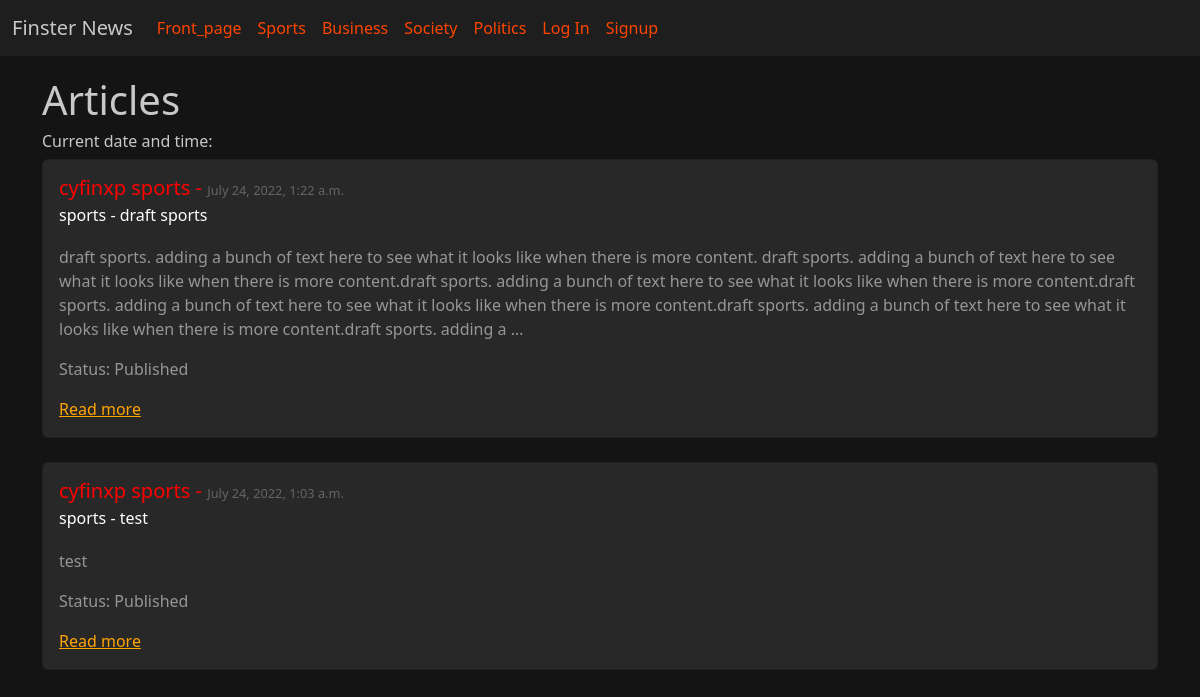
The page /articles/2/1/ on the database its author committed.
### articles/models.py (models this page shows, shortened)
class Section(models.Model):
    name = models.CharField(max_length=128)
    description = models.TextField()
    def __str__(self):
        return self.name

class Article(models.Model):
    title = models.CharField(max_length=128)
    subtitle = models.CharField(max_length=128)
    author = models.ForeignKey(
        get_user_model(),
        on_delete=models.CASCADE
    )
    section = models.ForeignKey(
        Section,
        on_delete=models.CASCADE,
        null=True,
        blank=True
    )
    _type = models.ForeignKey(
        ArticleType,
        on_delete=models.CASCADE,
        null=True,
        blank=True
    )
    body = models.TextField()
    status = models.ForeignKey(
        Status,
        on_delete=models.CASCADE,
        null=True,
        blank=True
    )
    created_on = models.DateTimeField(auto_now_add=True)

class Status(models.Model):
    name = models.CharField(max_length=128)
    description = models.TextField()
    def __str__(self):
        return self.name

### accounts/models.py (models this page shows)
class CustomUser(AbstractUser):
    role = models.ForeignKey(
        Role,
        on_delete=models.CASCADE,
        blank=True,
        null=True
    )
    department = models.ForeignKey(
        Department,
        on_delete=models.CASCADE,
        blank=True,
        null=True
    )

### articles/views.py (the view)
# urls.py: path('<section>/<status>/', ArticleListView.as_view(), name='article_list'),
class ArticleListView(ListView):
    template_name = "articles/list.html"
    model = Article
    def get_article_list_context(self, context, section, status):
        context["article_list"] = Article.objects.filter(
            section=section
        ).filter(
            status=status
        ).order_by("created_on").reverse()
        return context
    def get_context_data(self, **kwargs):
        context = super().get_context_data(**kwargs)
        status_id = self.kwargs.get("status")
        section_id = self.kwargs.get("section")
        status = Status.objects.get(id=status_id)
        section = Section.objects.get(id=section_id)
        ArticleNavbarHelper(context)
        if status.id == 1:
            return self.get_article_list_context(context, section, status)
        if self.request.user.role.id > 1:
            return self.get_article_list_context(context, section, status)
        raise PermissionDenied("You are not authorized to view this page.")

### articles/views.py (called while the page is built)
    def set_section(self, context):
        context["sections"] = Section.objects.all()

    def set_statuses(self, context):
        context["statuses"] = Status.objects.all()

### templates/articles/list.html (shortened to what this page needs)
{% extends 'base.html' %}
{% block content %}
<h1>Articles</h1>
<h6>Current date and time: {{ current_datetime }}</h6>
{% for article in article_list %}
<div class="card">
  <div class="card-body">
    <h5>{{ article.author }} {{article.section}} - <span class="datetime">{{ article.created_on }}</span></h5>
    <h6 class="card-subtitle mb-2 ">{{ article.section}} - {{ article.title }}</h6>
    <p class="card-text">{{ article.body|truncatechars:500 }}</p>
    <p class="card-text">Status: {{ article.status }}</p>
    <a href="{% url 'article_detail' article.id %}" class="card-link">Read more</a>
  </div>
</div>
<br />
{% endfor %}
{% endblock content %}

### templates/base.html (shortened to what this page needs)
{% load static %}
<!DOCTYPE html>
<html lang="en">
<head>
    <link href="https://cdn.jsdelivr.net/npm/bootstrap@5.2.0/dist/css/bootstrap.min.css"
    rel="stylesheet"
>
    <link rel="stylesheet" href="/static/css/main.css">
</head>
<body>
    <nav class="navbar navbar-expand-lg bg-light">
      <div class="container-fluid">
        <a class="navbar-brand" href="http://127.0.0.1:8000/articles/1/1">Finster News</a>
        <div class="collapse navbar-collapse" id="navbarNavDropdown">
          <div class="navbar-nav">
            <li>
              {% for section in sections %}
                <li><a class="nav-link" aria-current="page" href="{% url 'article_list' section.id 1 %}">{{ section.name }}</a></li>
              {% endfor %}
            </li>
            {% if user.is_authenticated %}
            <li class="nav-item dropdown">
              <a class="nav-link dropdown-toggle" href="#" role="button" data-bs-toggle="dropdown" aria-expanded="false">
                {{ user.username }}
              </a>
              <ul class="dropdown-menu">
                <li><a class="dropdown-item" href="{% url 'article_draft_list' %}">Drafts</a></li>
                <li><a class="dropdown-item" href="{% url 'article_new' %}">Create Article</a></li>
                <hr>
                <li><a class="dropdown-item" href="{% url 'password_change' %}">Change Password</a></li>
                <li><a class="dropdown-item" href="{% url 'logout' %}">Log out</a></li>
              </ul>
            </li>
            {% else %}
            <li class="nav-item"><a class="nav-link" href="{% url 'login' %}">Log In</a></li>
            <li class="nav-item"><a class="nav-link" href="{% url 'signup' %}">Signup</a></li>
            {% endif %}
          </div>
        </div>
      </div>
    </nav>
    <div class="container">
      {% block content %}
      {% endblock content %}
    </div>
</body>
</html>

### static/css/main.css (style rules this page uses)
body { background-color: rgb(20, 20, 20); color: rgb(200, 200, 200); }
.navbar { background-color: rgb(30, 30, 30)!important; }
.nav-link { color: orangered; text-transform: capitalize; }
.navbar-brand { color: rgb(200, 200, 200); }
.container { margin-block: 20px; }
.card { background-color: rgb(40, 40, 40); }
.card a { color: orange; }
.card h5 { color: red; margin-bottom: 10px; }
.card .card-subtitle { color: white!important; margin-bottom: 20px!important; }
.card .datetime { color: rgb(100, 100, 100); font-size: .8rem; }
.card .card-text { color: rgb(150, 150, 150); }

### rows shown on the page
Section: name "Front_page"
Section: name "Sports"
Section: name "Business"
Section: name "Society"
Section: name "Politics"
Article: author "cyfinxp", section "sports", created_on "July 24, 2022, 1:22 a.m.", title "draft sports", body "draft sports. adding a bunch of text here to see what it looks like when there is more content. draft sports. adding a bunch of text here to see what it looks like when there is more content.draft sports. adding a bunch of text here to see what it looks like when there is more content.draft sports. adding a bunch of text here to see what it looks like when there is more content.draft sports. adding a bunch of text here to see what it looks like when there is more content.draft sports. adding a …", status "Published"
Article: author "cyfinxp", section "sports", created_on "July 24, 2022, 1:03 a.m.", title "test", body "test", status "Published"
